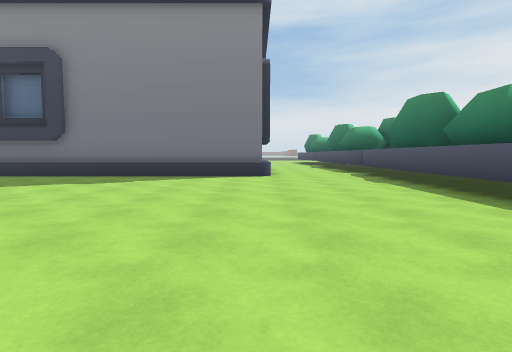
View 1 (above)

24 first-person views from a walk through a Unity game level. The camera is 1.2 m above the floor, tilts 4° down and sees 80° across. The floor is counted in squares, 2 m on a side. Each view is taken from the middle of a square. On the plan, view 1 faces up. The plan holds only what a view shows up to about 9 squares ahead; the rest is blank. The place goes on beyond the plan. The player is left out. Some surface patterns are stand-ins.

View 2
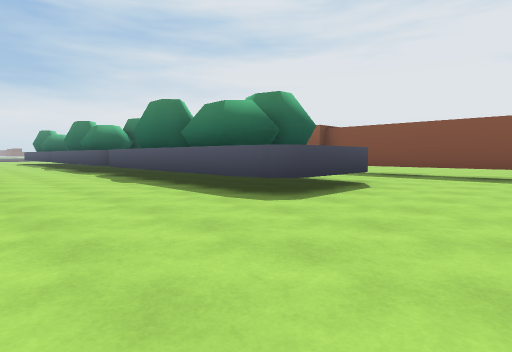

View 3
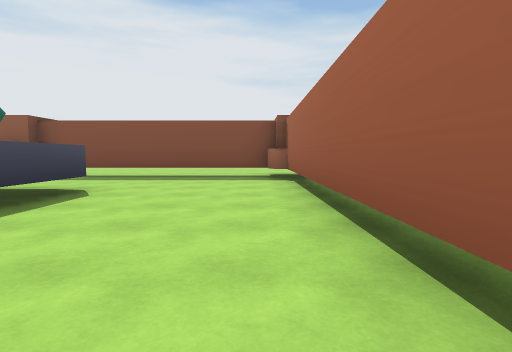

View 4
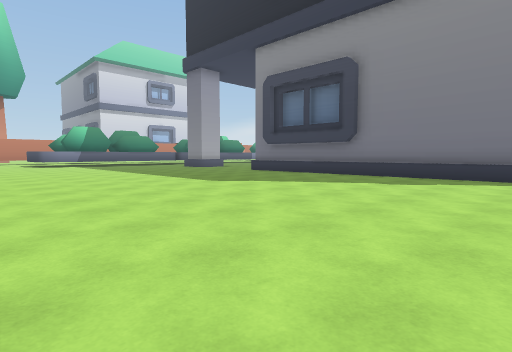

View 5
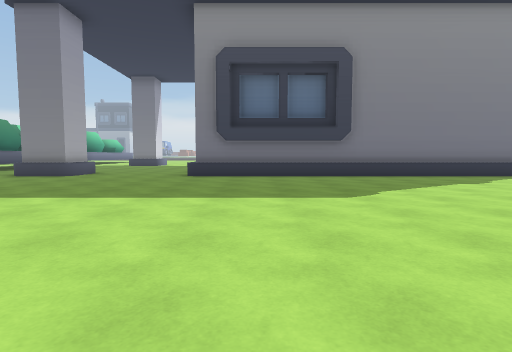

View 6
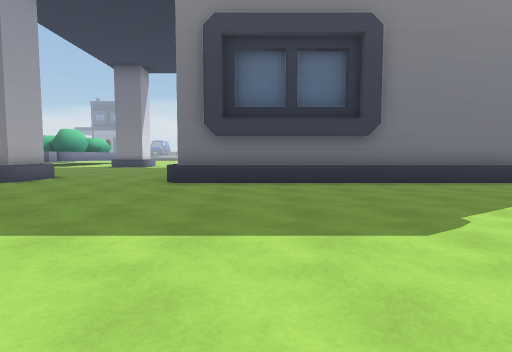

View 7
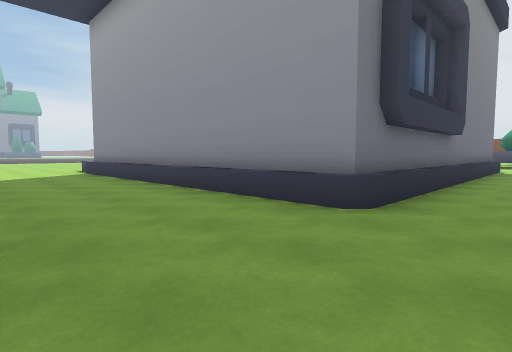

View 8
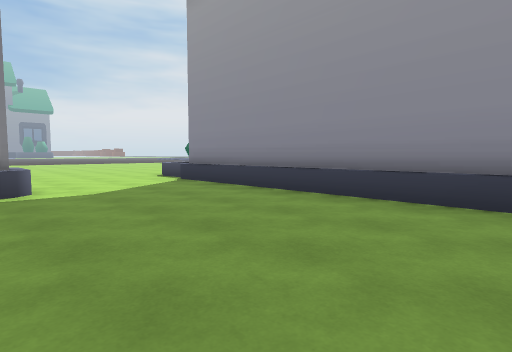

View 9
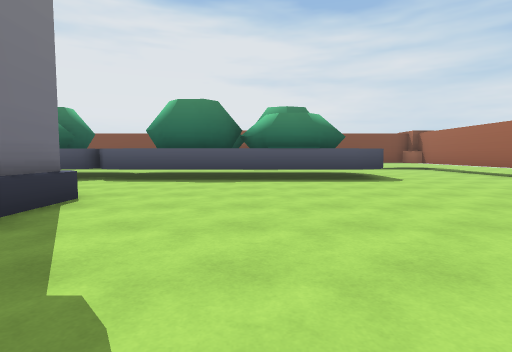

View 10
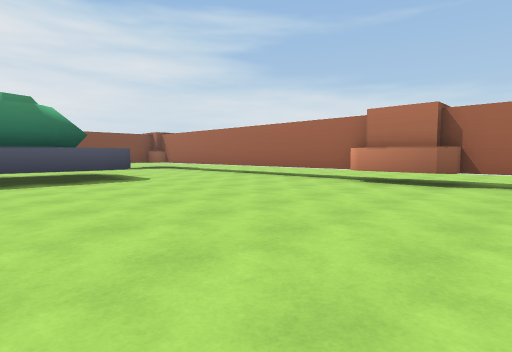

View 11
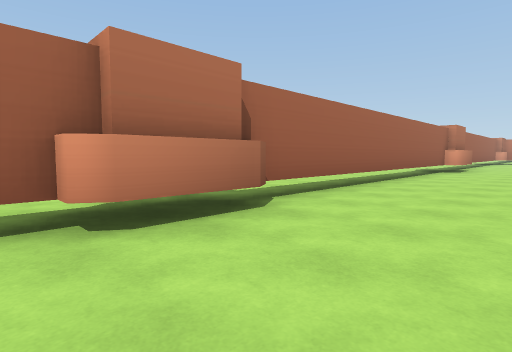

View 12
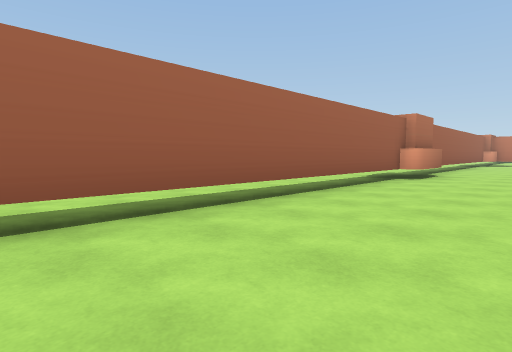

View 13
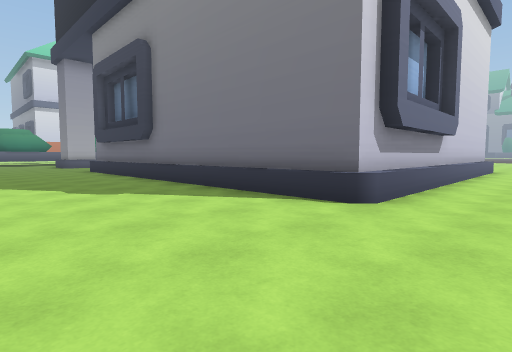

View 14
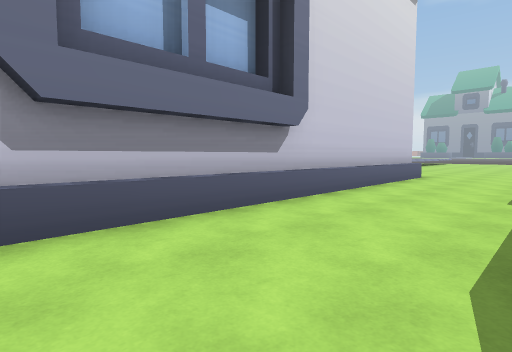

View 15
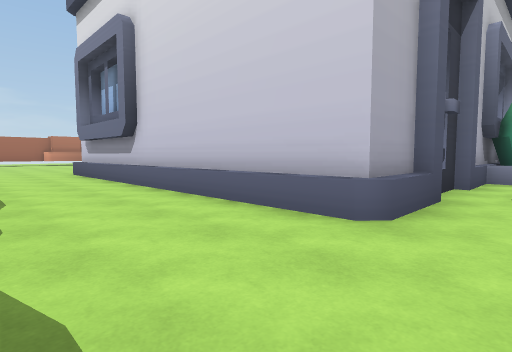

View 16
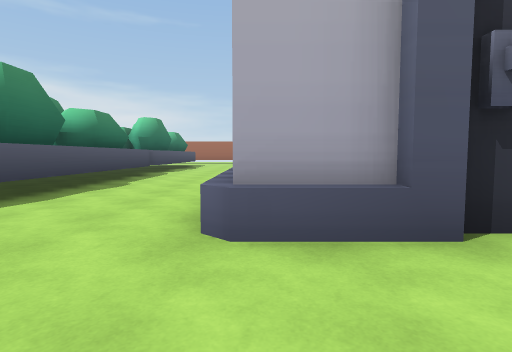

View 17
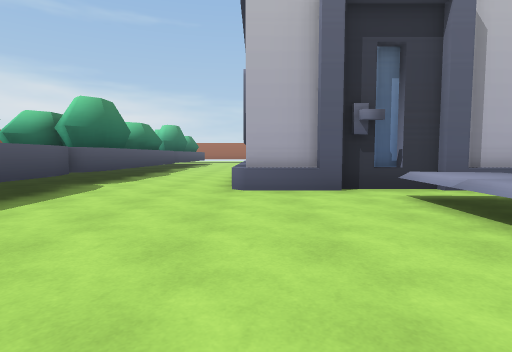

View 18
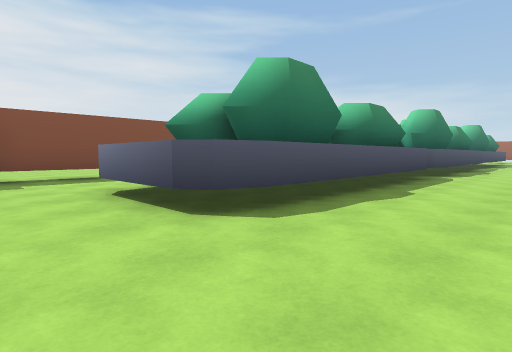

View 19
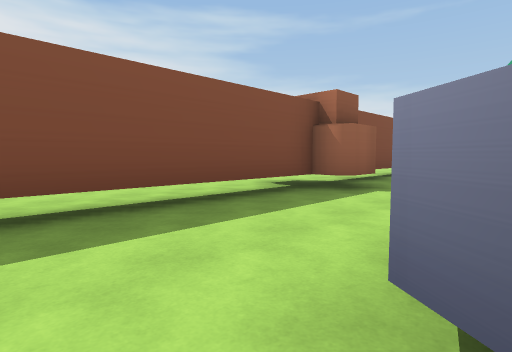

View 20
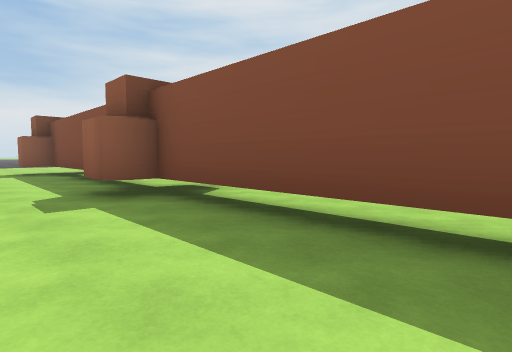

View 21
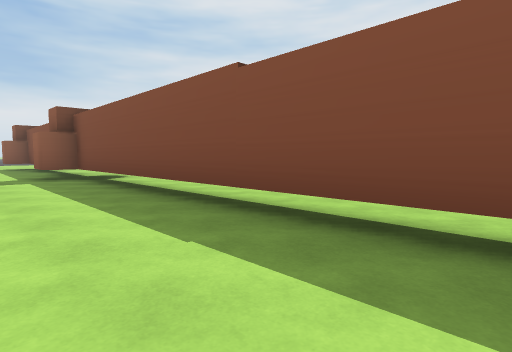

View 22
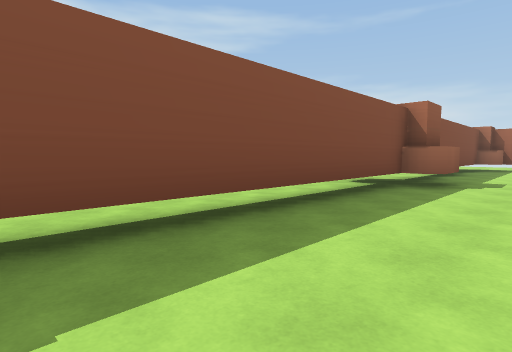

View 23
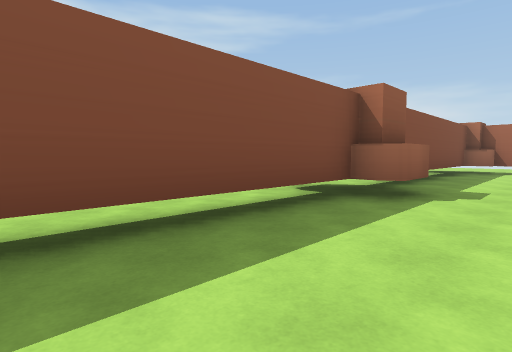

View 24
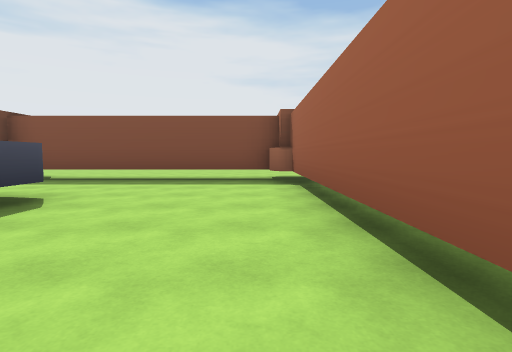

### Floor plan
Key: @ floor where view 1 was taken; # wall or solid block; . main floor; : floor 0.75 m higher than the main floor; / step, stairs or slope; = window, fence, low wall or low ledge; ^ raised ledge; T thing the floor can be seen under or through.
Columns run from 14 left of view 1 to 12 right of it. Each row starts with its distance up from view 1.
 26                ...... .#
 25                ........T ..
 24                ...^^^..T ..
 23               ....## ..T .
 22              .....#  ..T .
 21   ..        /.....#  ..T .
 20  ....      /=.....#  ..T .
 19  ....#     :=.....#  ..# .
 18  ....####^#####...^  ..T .
 17 #...#         #...^  ..T .
 16 ....#         #...^^ ..T .
 15 ....#         #...## ..T .
 14 ....#         #...#  ..T .
 13 ....#         #...#  ..T .
 12 ....#         #...#  ..T .
 11 ....#         #...#  ..T .
 10 #...#         #...^  ..T .
  9 #...###########...^  ..T .
  8 ..................#  ..T .
  7 ..................#  ..# .
  6  .................#  ..# .
  5   ................## ..# .
  4   ................##^..# .
  3    ...............^^^..# .
  2   .....................# .
  1 .......................#
  0 ..............@........#
 -1 ##TTTTTTTTTTTT##########
 -2  ...............
 -3   .............
 -4            ...
 -5            ..

Positions as (right, up) in squares from view 1, and headings:
1: (0, 0), facing up
2: (0, 0), facing up-right
3: (1, 0), facing right
4: (-1, 0), facing up-left
5: (-8, 0), facing up
6: (-8, 2), facing up
7: (-13, 7), facing up-right
8: (-14, 11), facing up-right
9: (-4, 6), facing right
10: (-4, 6), facing down-right
11: (0, 2), facing down-left
12: (-4, 2), facing down-left
13: (2, 5), facing up-left
14: (3, 9), facing up-left
15: (3, 19), facing down-left
16: (0, 20), facing down
17: (0, 23), facing down
18: (1, 26), facing down-right
19: (6, 25), facing down-right
20: (7, 15), facing up-right
21: (7, 11), facing up-right
22: (7, 13), facing down-right
23: (7, 11), facing down-right
24: (2, 0), facing right
